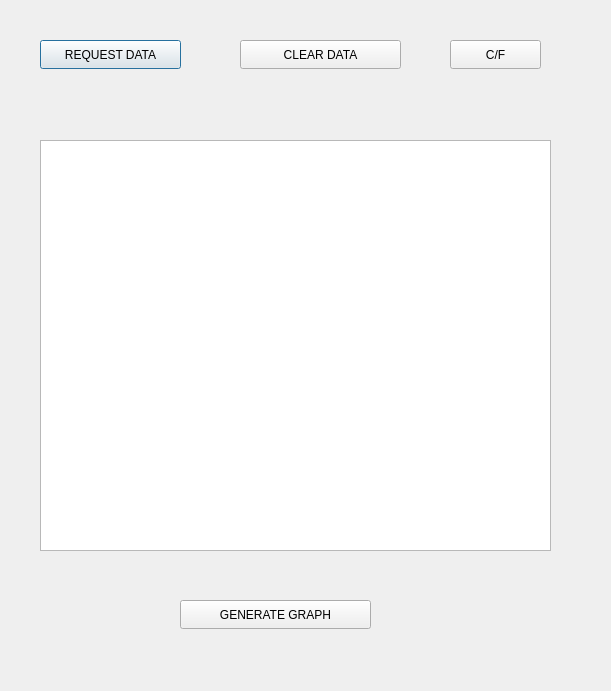
<?xml version="1.0" encoding="UTF-8"?>
<ui version="4.0">
 <class>dialog</class>
 <widget class="QDialog" name="dialog">
  <property name="geometry">
   <rect>
    <x>0</x>
    <y>0</y>
    <width>611</width>
    <height>691</height>
   </rect>
  </property>
  <property name="windowTitle">
   <string>Dialog</string>
  </property>
  <widget class="QPushButton" name="req_data">
   <property name="geometry">
    <rect>
     <x>40</x>
     <y>40</y>
     <width>141</width>
     <height>29</height>
    </rect>
   </property>
   <property name="text">
    <string>REQUEST DATA</string>
   </property>
  </widget>
  <widget class="QPushButton" name="c_to_f">
   <property name="geometry">
    <rect>
     <x>450</x>
     <y>40</y>
     <width>91</width>
     <height>29</height>
    </rect>
   </property>
   <property name="text">
    <string>C/F</string>
   </property>
  </widget>
  <widget class="QPushButton" name="gen_graph">
   <property name="geometry">
    <rect>
     <x>180</x>
     <y>600</y>
     <width>191</width>
     <height>29</height>
    </rect>
   </property>
   <property name="text">
    <string>GENERATE GRAPH</string>
   </property>
  </widget>
  <widget class="QTextEdit" name="display_values">
   <property name="geometry">
    <rect>
     <x>40</x>
     <y>140</y>
     <width>511</width>
     <height>411</height>
    </rect>
   </property>
  </widget>
  <widget class="QPushButton" name="clear_data">
   <property name="geometry">
    <rect>
     <x>240</x>
     <y>40</y>
     <width>161</width>
     <height>29</height>
    </rect>
   </property>
   <property name="text">
    <string>CLEAR DATA</string>
   </property>
  </widget>
 </widget>
 <resources/>
 <connections/>
</ui>
